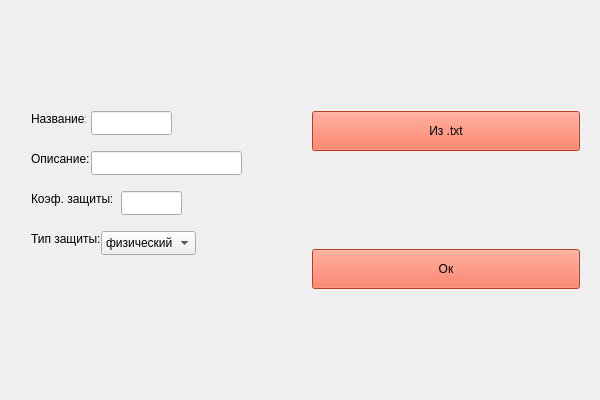
<?xml version="1.0" encoding="UTF-8"?>
<ui version="4.0">
 <class>ShieldCreator</class>
 <widget class="QWidget" name="ShieldCreator">
  <property name="geometry">
   <rect>
    <x>0</x>
    <y>0</y>
    <width>600</width>
    <height>400</height>
   </rect>
  </property>
  <property name="windowTitle">
   <string>НОВЫЙ ОБЪЕКТ - Варант 2</string>
  </property>
  <layout class="QHBoxLayout" name="horizontalLayout_2">
   <item>
    <widget class="QWidget" name="leftWidget" native="true">
     <widget class="QWidget" name="" native="true">
      <property name="geometry">
       <rect>
        <x>20</x>
        <y>20</y>
        <width>261</width>
        <height>351</height>
       </rect>
      </property>
      <widget class="QLabel" name="labelName">
       <property name="geometry">
        <rect>
         <x>0</x>
         <y>80</y>
         <width>55</width>
         <height>16</height>
        </rect>
       </property>
       <property name="text">
        <string>Название:</string>
       </property>
      </widget>
      <widget class="QLineEdit" name="editName">
       <property name="geometry">
        <rect>
         <x>60</x>
         <y>80</y>
         <width>81</width>
         <height>24</height>
        </rect>
       </property>
      </widget>
      <widget class="QLabel" name="labelDescription">
       <property name="geometry">
        <rect>
         <x>0</x>
         <y>120</y>
         <width>58</width>
         <height>16</height>
        </rect>
       </property>
       <property name="text">
        <string>Описание:</string>
       </property>
      </widget>
      <widget class="QLineEdit" name="editDescription">
       <property name="geometry">
        <rect>
         <x>60</x>
         <y>120</y>
         <width>151</width>
         <height>24</height>
        </rect>
       </property>
      </widget>
      <widget class="QLabel" name="labelDefense">
       <property name="geometry">
        <rect>
         <x>0</x>
         <y>160</y>
         <width>81</width>
         <height>16</height>
        </rect>
       </property>
       <property name="text">
        <string>Коэф. защиты:</string>
       </property>
      </widget>
      <widget class="QLabel" name="labelType">
       <property name="geometry">
        <rect>
         <x>0</x>
         <y>200</y>
         <width>69</width>
         <height>16</height>
        </rect>
       </property>
       <property name="text">
        <string>Тип защиты:</string>
       </property>
      </widget>
      <widget class="QComboBox" name="comboType">
       <property name="geometry">
        <rect>
         <x>70</x>
         <y>200</y>
         <width>95</width>
         <height>24</height>
        </rect>
       </property>
       <item>
        <property name="text">
         <string>физический</string>
        </property>
       </item>
       <item>
        <property name="text">
         <string>магический</string>
        </property>
       </item>
       <item>
        <property name="text">
         <string>общий</string>
        </property>
       </item>
      </widget>
      <widget class="QLineEdit" name="editDefenseFactor">
       <property name="geometry">
        <rect>
         <x>90</x>
         <y>160</y>
         <width>61</width>
         <height>24</height>
        </rect>
       </property>
      </widget>
     </widget>
    </widget>
   </item>
   <item>
    <widget class="QWidget" name="rightWidget" native="true">
     <layout class="QVBoxLayout" name="verticalLayout_2">
      <item>
       <spacer name="verticalSpacer_2">
        <property name="orientation">
         <enum>Qt::Orientation::Vertical</enum>
        </property>
        <property name="sizeHint" stdset="0">
         <size>
          <width>20</width>
          <height>40</height>
         </size>
        </property>
       </spacer>
      </item>
      <item>
       <widget class="QPushButton" name="btnLoadTxt">
        <property name="minimumSize">
         <size>
          <width>120</width>
          <height>40</height>
         </size>
        </property>
        <property name="styleSheet">
         <string notr="true">background-color: rgb(255, 85, 50);
color: rgb(0, 0, 0);</string>
        </property>
        <property name="text">
         <string>Из .txt</string>
        </property>
       </widget>
      </item>
      <item>
       <spacer name="verticalSpacer_3">
        <property name="orientation">
         <enum>Qt::Orientation::Vertical</enum>
        </property>
        <property name="sizeHint" stdset="0">
         <size>
          <width>20</width>
          <height>20</height>
         </size>
        </property>
       </spacer>
      </item>
      <item>
       <widget class="QPushButton" name="btnOk">
        <property name="minimumSize">
         <size>
          <width>120</width>
          <height>40</height>
         </size>
        </property>
        <property name="styleSheet">
         <string notr="true">background-color: rgb(255, 85, 50);
color: rgb(0, 0, 0);</string>
        </property>
        <property name="text">
         <string>Ок</string>
        </property>
       </widget>
      </item>
      <item>
       <spacer name="verticalSpacer_4">
        <property name="orientation">
         <enum>Qt::Orientation::Vertical</enum>
        </property>
        <property name="sizeHint" stdset="0">
         <size>
          <width>20</width>
          <height>40</height>
         </size>
        </property>
       </spacer>
      </item>
     </layout>
    </widget>
   </item>
  </layout>
 </widget>
 <resources/>
 <connections/>
</ui>
